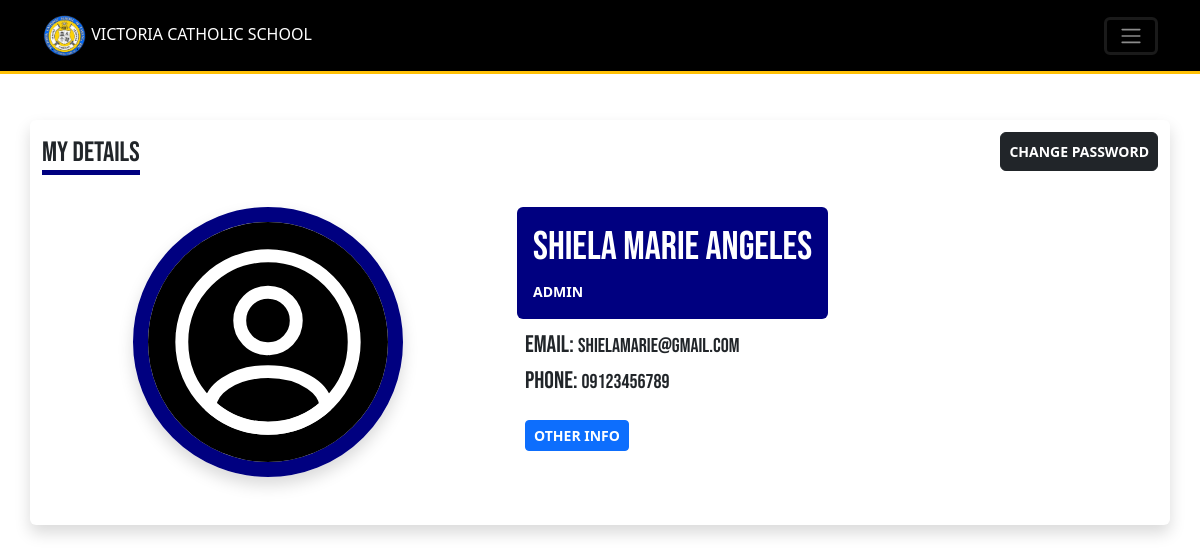
/Resources/views/admin/profiles.php (signed in), run on the app's committed database.
### tables this page shows
CREATE TABLE `users` (
  `id` int(11) NOT NULL,
  `role` varchar(255) DEFAULT NULL,
  `school_number` varchar(255) DEFAULT NULL,
  `first_name` varchar(255) DEFAULT NULL,
  `middle_name` varchar(255) DEFAULT NULL,
  `last_name` varchar(255) DEFAULT NULL,
  `email` varchar(255) DEFAULT NULL,
  `phone` varchar(20) DEFAULT NULL,
  `lrn` varchar(20) DEFAULT NULL,
  `is_locked` tinyint(1) DEFAULT 0,
  `login_attempts` int(11) NOT NULL DEFAULT 0,
  `gender` enum('Male','Female') DEFAULT NULL,
  `birthday` date DEFAULT NULL,
  `street_no` varchar(100) DEFAULT NULL,
  `street` varchar(255) DEFAULT NULL,
  `village` varchar(500) DEFAULT NULL,
  `barangay` varchar(255) DEFAULT NULL,
  `city_municipality` varchar(500) DEFAULT NULL,
  `province` varchar(255) DEFAULT NULL,
  `zip_code` varchar(100) DEFAULT NULL,
  `occupation` varchar(255) DEFAULT NULL,
  `guardian_type` enum('mother','father','guardian') DEFAULT NULL,
  `password` varchar(255) DEFAULT NULL,
  `remember_token` varchar(100) DEFAULT NULL,
  `created_at` timestamp NOT NULL DEFAULT current_timestamp(),
  `updated_at` timestamp NOT NULL DEFAULT current_timestamp() ON UPDATE current_timestamp()
);

### Middleware/CheckIfAdmin.php (called while the page is built, shortened)
<?php
require_once $_SERVER['DOCUMENT_ROOT']."/Connections/DB_connection.php";
$role = 'admin';
$stmt = $conn->prepare("SELECT * FROM users WHERE role = ? AND id = ?");
$stmt->bind_param("si", $role, $_SESSION['id']);
$stmt->execute();
$result = $stmt->get_result();
$auth = $result->fetch_assoc();

### Resources/views/admin/profiles.php (the view, shortened to what this page needs)
<?php
require_once $_SERVER['DOCUMENT_ROOT']."/Middleware/CheckIfLoggedIn.php";
require_once $_SERVER['DOCUMENT_ROOT']."/Middleware/CheckIfAdmin.php";
require_once "../includes/header_layout.php";
?>
<body>
    <?php
        include "includes/navbar.php";
     ?>
    <div class="container mt-5">
        <div class="row justify-content-center bg-white rounded shadow pb-5">
            <div class="col-12 d-flex justify-content-between align-items-center">
                <h3 class="bebas-font mt-3 border-bottom-navy">MY DETAILS</h3>
                <a href="update-my-password.php" class="btn btn-dark btn-sm fw-bold py-2 rounded">CHANGE PASSWORD</a>
            </div>
            <div class="col-lg-5 d-flex justify-content-center mt-4">
                <img src="../../images/profile.svg" class="shadow profile-design" >
            </div>
            <div class="col-lg-7 mt-4">
                <span class="bg-primary d-block d-lg-inline-block p-3 rounded">
                    <h1 class="bebas-font text-white text-uppercase"><?php echo $auth['first_name']." ".$auth['middle_name']." ".$auth['last_name'] ?> </h1>
                    <small class="text-white fw-bold"> ADMIN </small>
                </span>
                <span class="mt-1 p-2 d-block">
                    <span class="d-block">
                        <h4 class="bebas-font text-dark d-inline-block">Email:</h4>
                        <h5 class="bebas-font d-inline-block text-uppercase"><?php echo $auth['email'] ?></h5>
                    </span>
                    <span class="d-block">
                        <h4 class="bebas-font text-dark d-inline-block">Phone:</h4>
                        <h5 class="bebas-font d-inline-block"><?php echo $auth['phone'] ?></h5>
                    </span>
                    <span class="d-block mt-3">
                        <button class="btn btn-sm btn-primary fw-bold" data-bs-target="#otherInfo" data-bs-toggle="modal">OTHER INFO</button>
                    </span>
                </span>
            </div>
        </div>
    </div>
</body>
<?php
	require_once "../includes/includes_scripts.php";
?>

### Resources/css/style.css (style rules this page uses)
.profile-design { border-radius: 50%; object-fit: cover; width: 270px; height: 270px; border: 15px navy solid; }
.bebas-font { font-family: 'Bebas Neue', sans-serif; }
.border-bottom-navy { border-bottom: 5px solid navy !important; width: fit-content; }
.bg-primary { background-color: navy !important; }

### data on the page
users: first_name "SHIELA MARIE", last_name "ANGELES", email "SHIELAMARIE@GMAIL.COM", phone "09123456789"
